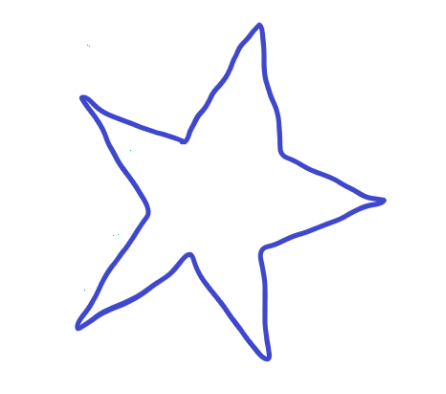
#> input picture convex_hull/star.png, 446 x 394 px
$ python Convexity_defects.py
#> lines starting #> are read from the running program, lines starting #| are printed output that depends on the picture; after the words box and inside, x2 and y2 are one past the last pixel; in counts of white or black regions, pixels touching at a corner belong together
import cv2
import numpy as np

img = cv2.imread("star.png")
#> img is the input picture: shape (394, 446, 3); mean B, G, R 253.1, 248.3, 248

gray = cv2.cvtColor(img, cv2.COLOR_BGR2GRAY)
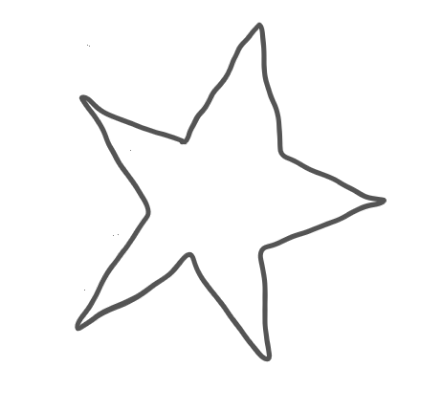
#> gray: shape (394, 446); min 84, max 255, mean 248.8
_, thresh = cv2.threshold(gray, 127, 255, 0)
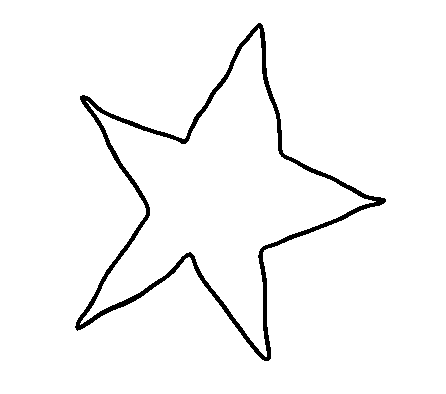
#> thresh: shape (394, 446); 96.8% white; 1 black region
contur, ret = cv2.findContours(thresh, 2, 1)
#> contur = 3 contours; box (x1, y1, x2, y2) and area: (0, 0, 446, 394) 174885, (74, 22, 387, 362) 38874, (80, 28, 376, 357) 32201; ret = [[1, -1, -1, -1], [-1, 0, 2, -1], [-1, -1, -1, 1]]

cnt = contur[0]
#> cnt = contour of 1102 points, box (x1, y1, x2, y2) (80, 28, 376, 357), area 32201
hull = cv2.convexHull(cnt, returnPoints=False)
#> hull = [1101, 879, 656, 655, 438, 437, 215, 0]

Defects = cv2.convexityDefects(cnt, hull)
#> Defects = [[0, 215, 116, 20035], [215, 437, 329, 17166], [438, 655, 550, 23214], [656, 879, 763, 17223], [879, 1101, 974, 13722]]
for i in range(Defects.shape[0]):
    s, e, f, d = Defects[i, 0]
    start = tuple(cnt[s][0])
    end = tuple(cnt[e][0])
    far = tuple(cnt[f][0])
    cv2.line(img, start, end, (0,0,255), 3)
    cv2.circle(img, far, 3, (0, 0, 0), -1)
#> this loop made 5 passes
#> (s, e, f, d, start, end, far) on passes 1 to 5: (0, 215, 116, 20035, (258, 28), (86, 101), (185, 144)), (215, 437, 329, 17166, (86, 101), (80, 323), (150, 215)), (438, 655, 550, 23214, (80, 324), (265, 356), (190, 251)), (656, 879, 763, 17223, (266, 356), (375, 201), (259, 249)), (879, 1101, 974, 13722, (375, 201), (259, 29), (280, 156))
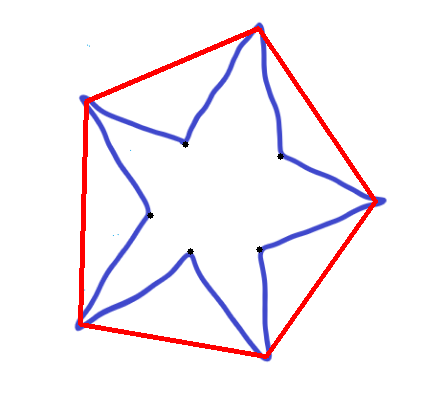
#> img: shape (394, 446, 3); 2.84% of pixels changed, all inside (x1, y1, x2, y2) = (78, 26, 378, 359)


cv2.imshow("image", img)
cv2.waitKey()
cv2.destroyAllWindows()
